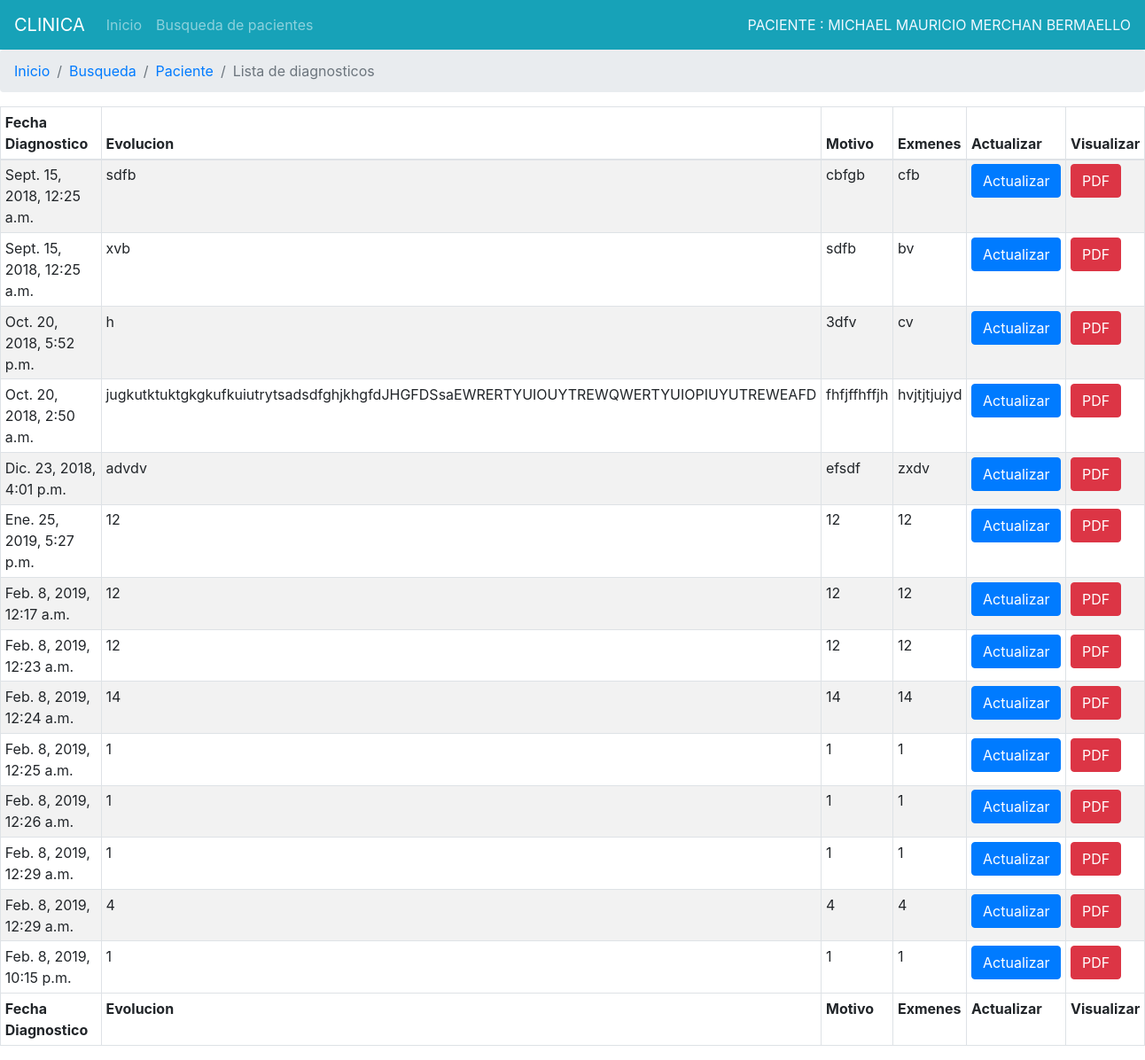
Screenshot of /registros/paciente/listar_diagnostico/1 with the database file from the repository.
### Registros/models.py (models this page shows, shortened)
class Paciente(models.Model):
	cedula=models.CharField(max_length=13,unique=True,verbose_name='Cedula de indentidad')
	nombre1=models.CharField(max_length=50,verbose_name='Primer nombre')
	nombre2=models.CharField(max_length=50,verbose_name='Segundo nombre')
	apellPadre=models.CharField(max_length=50,verbose_name='Apellido paterno')
	apellMadre=models.CharField(max_length=50,verbose_name='Apellido materno')
	sexo=models.CharField(max_length=2,choices=(('F', 'Femenino'),('M', 'Masculino'),))
	direccion=models.CharField(max_length=100,verbose_name='DIRECCION DOMICILIARIA')
	fechNacimiento=models.DateField('fecha de naciemiento',default=timezone.now)
	lugarNacimiento=models.CharField(max_length=100,verbose_name='LUGAR DE NACIMIENTO')
	nacionalidad=models.CharField(max_length=100,verbose_name='NACIONALIDAD')
	grupoCultural=models.CharField(max_length=100,verbose_name='GRUPO CULTURAL')
	estadoCivil=models.CharField(max_length=3,choices=(('SOL', 'Soltero'),('CAS', 'Casado'),('DIV', 'Divorciado'),('VIU', 'Viudo'),('UNL', 'Unión libre')))
	instruccion=models.CharField(max_length=100,verbose_name='INSTRUCION EDUCATIVA')
	ocupacion=models.CharField(max_length=100,verbose_name='OCUPACION')
	empresa=models.CharField(max_length=100,verbose_name='EMPRESA')
	tipo_sangre=models.CharField(max_length=100,verbose_name='TIPO DE SANGRE')
	tipo_seguro=models.CharField(max_length=100,verbose_name='TIPO DE SEGURIDAD')
	telefono=models.CharField(max_length=9,verbose_name='Telefono del paciente')
	celular=models.CharField(max_length=10,verbose_name='Celular del paciente')
	correo=models.EmailField(verbose_name='Correo del paciente')
	pariente=models.CharField(max_length=100,verbose_name='NOMBRE PARIENTE')
	parentesco=models.CharField(max_length=100,verbose_name='Parentesco')
	telefono_pariente=models.CharField(max_length=9,verbose_name='Telefono del pariente')
	celular_pariente=models.CharField(max_length=10,verbose_name='Celular del referido')
	foto=models.ImageField(upload_to='fotos', null=True,blank=True)
	fech_creado=models.DateTimeField(auto_now_add=True,verbose_name='Fecha de admision')
	fech_actualizado=models.DateTimeField(auto_now=True,verbose_name='FECHA DE ACTUALIZACION')

class Diagnostico(models.Model):
	paciente = models.ForeignKey(Paciente, on_delete=models.CASCADE,verbose_name='PACIENTE')
	precion_arterial=models.CharField(max_length=30,verbose_name='PRESION ARTERIAL')
	temperatura=models.DecimalField(max_digits=10, decimal_places=2,verbose_name='TEMPERATURA(°C)')
	peso=models.DecimalField(max_digits=10, decimal_places=2,verbose_name='PESO(KG)')
	evolucion=models.CharField(max_length=300,verbose_name='EVOLUCION')
	pulso=models.CharField(max_length=20,verbose_name='PULSO')
	saturacion_oxigeno=models.CharField(max_length=20,verbose_name='SATURACION DE OXIGENO')
	talla=models.DecimalField(max_digits=10, decimal_places=2,verbose_name='ESTATURA')
	idx=models.CharField(max_length=100,verbose_name='IDX')
	exmenes=models.CharField(max_length=200,verbose_name='EXAMENES')
	motivo=models.CharField(max_length=300,verbose_name='MOTIVO')
	fechaDiagnostico=models.DateTimeField(auto_now_add=True,verbose_name='FECHA DE DIAGNOSTICO')
	fech_actualizado=models.DateTimeField(auto_now=True,verbose_name='FECHA DE ACTUALIZACION')
	encargado = models.CharField(max_length=30,verbose_name='ENCARGADO')

### Registros/views.py (the view)
# urls.py: path('paciente/listar_diagnostico/<pk>', views.ListDiagnostico.as_view(),name='lista_diagnostico'),
class ListDiagnostico(DetailView):
    model = Paciente
    template_name='registros/diagnostico_list.html'

### Registros/templates/registros/diagnostico_list.html (shortened to what this page needs)
{%extends "registros/base_listar.html"%}
{% block tipoeco %}
<li class="breadcrumb-item active" aria-current="page">Lista de diagnosticos</li>
{% endblock %}
{%block content%}
<table id="dtDynamicVerticalScrollExample" class="table table-striped table-bordered table-sm" cellspacing="0" width="100%">
		<thead>
		  <tr>
			<th class="th-sm">Fecha Diagnostico
			</th>
			<th class="th-sm">Evolucion
			</th>
			<th class="th-sm">Motivo
			</th>
			<th class="th-sm">Exmenes
			</th>
			<th class="th-sm">Actualizar
			</th>
			<th class="th-sm">Visualizar
				</th>
		  </tr>
		</thead>
		<tbody>
			{% for diagnosticos in paciente.diagnostico_set.all %}
			<tr>
				<td>{{diagnosticos.fechaDiagnostico}}</td>
				<td>{{diagnosticos.motivo}}</td>
				<td>{{diagnosticos.evolucion}}</td>
				<td>{{diagnosticos.exmenes}}</td>
				<td><a class="btn btn-primary" href="#">Actualizar</a></td>
				<td><a class="btn btn-danger" href="#">PDF</a></td>
			</tr>
			{%endfor%}
		</tbody>
		<tfoot>
			<tr>
				<th>Fecha Diagnostico</th>
				<th>Evolucion</th>
				<th>Motivo</th>
				<th>Exmenes</th>
				<th>Actualizar</th>
				<th>Visualizar</th>
			</tr>
		</tfoot>
	  </table>
{%endblock%}

### Registros/templates/registros/base_listar.html (shortened to what this page needs)
{% extends 'registros/base.html' %}
{% load crispy_forms_tags %}
{% block principal %}
<li class="nav-item">
  <a class="nav-link" href="{% url 'registros:index'%}">Inicio</a>
</li>
<li class="nav-item">
  <a class="nav-link" href="{% url 'registros:buscar'%}">Busqueda de pacientes</a>
</li>
{% endblock %}
{%block derecha%}
<div style="color:aliceblue">PACIENTE : {{paciente.nombre1}}&nbsp{{paciente.nombre2}}&nbsp{{paciente.apellPadre}}&nbsp{{paciente.apellMadre}}
</div>
{%endblock%}
{% block lista %}
<li class="breadcrumb-item"><a href="{% url 'registros:index'%}">Inicio</a></li>
<li class="breadcrumb-item"><a href="{% url 'registros:buscar'%}">Busqueda</a></li>
<li class="breadcrumb-item"><a href="{% url 'registros:paciente' ident=paciente.pk %}">Paciente</a></li>
{% block tipoeco %}{% endblock %}
{% endblock %}

### rows the page displays
Paciente: nombre1 "MICHAEL", nombre2 "MAURICIO", apellPadre "MERCHAN", apellMadre "BERMAELLO"
Diagnostico: fechaDiagnostico "Sept. 15, 2018, 12:25 a.m.", motivo "sdfb", evolucion "cbfgb", exmenes "cfb"
Diagnostico: fechaDiagnostico "Sept. 15, 2018, 12:25 a.m.", motivo "xvb", evolucion "sdfb", exmenes "bv"
Diagnostico: fechaDiagnostico "Oct. 20, 2018, 5:52 p.m.", motivo "h", evolucion "3dfv", exmenes "cv"
Diagnostico: fechaDiagnostico "Oct. 20, 2018, 2:50 a.m.", motivo "jugkutktuktgkgkufkuiutrytsadsdfghjkhgfdJHGFDSsaEWRERTYUIOUYTREWQWERTYUIOPIUYUTREWEAFD", evolucion "fhfjffhffjh", exmenes "hvjtjtjujyd"
Diagnostico: fechaDiagnostico "Dic. 23, 2018, 4:01 p.m.", motivo "advdv", evolucion "efsdf", exmenes "zxdv"
Diagnostico: fechaDiagnostico "Ene. 25, 2019, 5:27 p.m.", motivo "12", evolucion "12", exmenes "12"
Diagnostico: fechaDiagnostico "Feb. 8, 2019, 12:17 a.m.", motivo "12", evolucion "12", exmenes "12"
Diagnostico: fechaDiagnostico "Feb. 8, 2019, 12:23 a.m.", motivo "12", evolucion "12", exmenes "12"
Diagnostico: fechaDiagnostico "Feb. 8, 2019, 12:24 a.m.", motivo "14", evolucion "14", exmenes "14"
Diagnostico: fechaDiagnostico "Feb. 8, 2019, 12:25 a.m.", motivo "1", evolucion "1", exmenes "1"
Diagnostico: fechaDiagnostico "Feb. 8, 2019, 12:26 a.m.", motivo "1", evolucion "1", exmenes "1"
Diagnostico: fechaDiagnostico "Feb. 8, 2019, 12:29 a.m.", motivo "1", evolucion "1", exmenes "1"
Diagnostico: fechaDiagnostico "Feb. 8, 2019, 12:29 a.m.", motivo "4", evolucion "4", exmenes "4"
Diagnostico: fechaDiagnostico "Feb. 8, 2019, 10:15 p.m.", motivo "1", evolucion "1", exmenes "1"
